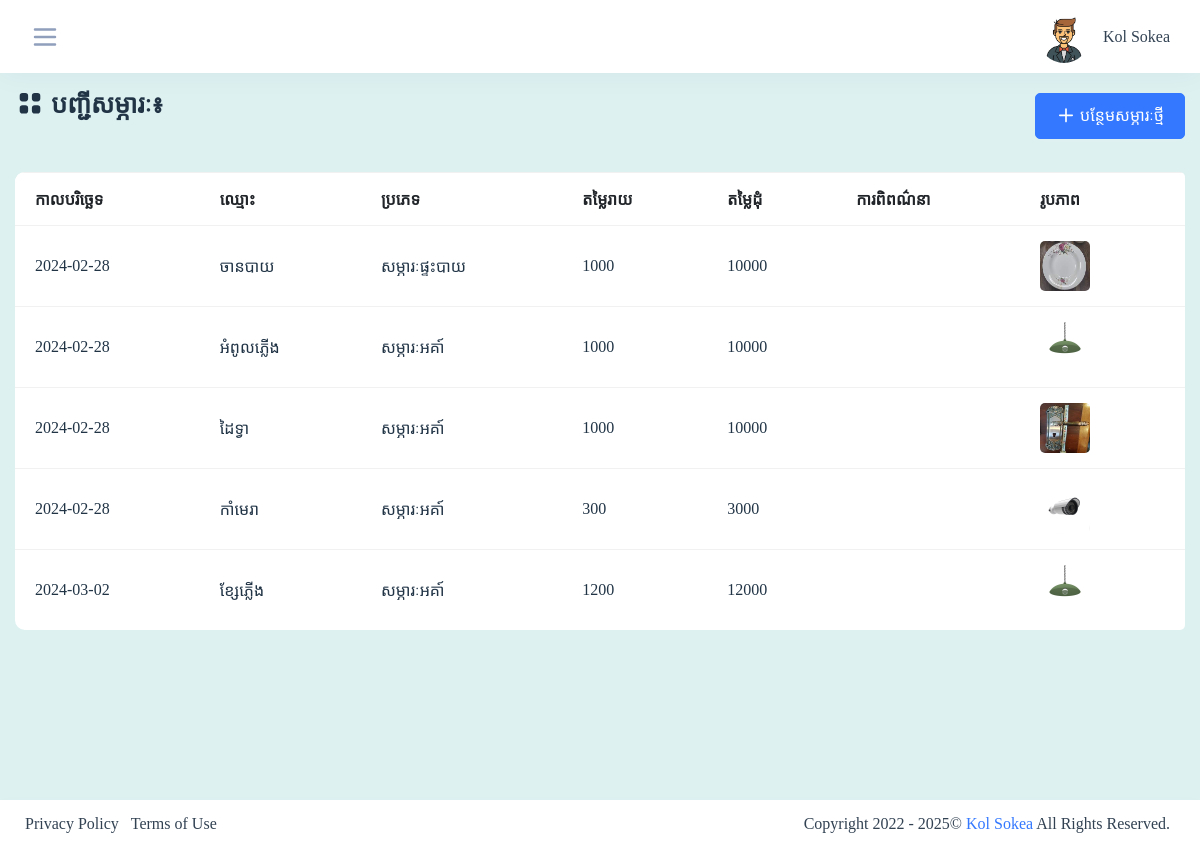
The page /admin/form_item_list.php (signed in) on the database its author committed.
### tables this page shows
CREATE TABLE `tbl_userprofiles` (
  `usf_id` int(5) NOT NULL,
  `usf_us_id` int(5) NOT NULL,
  `usf_firstname` varchar(50) DEFAULT NULL,
  `usf_lastname` varchar(50) DEFAULT NULL,
  `usf_gender` int(5) DEFAULT NULL,
  `usf_dob` date DEFAULT NULL,
  `usf_phone` varchar(50) DEFAULT NULL,
  `usf_image` varchar(50) DEFAULT NULL,
  `usf_address` varchar(50) DEFAULT NULL,
  `usf_created_date` datetime DEFAULT NULL
);

CREATE TABLE `tbl_item` (
  `item_id` int(5) NOT NULL,
  `item_categoryid` int(5) DEFAULT NULL,
  `item_name` varchar(50) DEFAULT NULL,
  `item_code` varchar(50) DEFAULT NULL,
  `item_retailprice` decimal(10,0) NOT NULL,
  `item_wholesaleprice` decimal(10,0) NOT NULL,
  `item_dsc` varchar(255) DEFAULT NULL,
  `item_image` varchar(50) NOT NULL,
  `item_status` tinyint(1) DEFAULT NULL,
  `item_created_date` date DEFAULT NULL
);

CREATE TABLE `tbl_category` (
  `category_id` int(5) NOT NULL,
  `category_name` varchar(50) DEFAULT NULL,
  `category_code` varchar(50) DEFAULT NULL,
  `category_dsc` varchar(255) DEFAULT NULL,
  `category_image` varchar(50) DEFAULT NULL,
  `category_status` tinyint(1) DEFAULT NULL,
  `category_created_date` datetime DEFAULT NULL
);

### admin/form_item_list.php (the view, shortened to what this page needs)
<?php
 include("../config/connection.php");
 include("main_header.php");
?>
<form>
    <div class="container-fluid">
        <div class="row">
            <div class="col-lg-12">
                <div class="d-flex flex-wrap align-items-center justify-content-between mb-4">
                    <div>
                        <h4 class="mb-3">
                        បញ្ជីសម្ភារៈ៖
                        </h4>
                    </div>
                    <a href="form_item_add.php" id="btnAddUser" class="btn btn-primary add-list">
                    <svg xmlns="http://www.w3.org/2000/svg" viewBox="0 2 24 24"  width="20" height="20" fill="none" stroke-width="2" stroke="currentColor" class="w-6 h-6">
                    <path stroke-linecap="round" stroke-linejoin="round" d="M12 4.5v15m7.5-7.5h-15" />
                    </svg>
                    បន្ថែមសម្ភារៈថ្មី
                    </a>
                </div>
            </div>
            <div class="col-lg-12">
                <div class="table-responsive rounded mb-3">
                    <table class="data-table table mb-0 tbl-server-info" style="background-color: White; border-radius: 10px; width: 176vh;">
                        <thead class="bg-white text-uppercase" id="tableIteme">
                            <tr class="" style="background-color: White;">
                                <th>កាលបរិច្ឆេទ</th>
                                <th>ឈ្មោះ</th>
                                <th>ប្រភេទ</th>
                                <th>តម្លៃរាយ</th>
                                <th>តម្លៃដុំ</th>
                                <th>ការពិពណ៌នា</th>
                                <th>រូបភាព</th>
                            </tr>
                        </thead>
                        <tbody class="ligth-body">
                        <?php
                            $query ="SELECT * FROM tbl_item WHERE item_status = 1";
                            $query_run = mysqli_query($conn, $query);
                            if(mysqli_num_rows($query_run) > 0)
                            {
                                foreach($query_run as $row)
                                {
                                ?>
                                 <td><?= $row['item_created_date']; ?></td>
                                 <td><?= $row['item_name']; ?></td>
                                 <?php
                                    $item_categoryid = $row['item_categoryid'];
                                    $query ="SELECT category_name FROM tbl_category WHERE category_id = $item_categoryid";
                                    $query_run = mysqli_query($conn, $query);
                                    if(mysqli_num_rows($query_run) > 0)
                                    {
                                        foreach($query_run as $rows)
                                        {
                                 ?>
                                 <td><?=$rows['category_name'];?></td>
                                 <?php
                                        }
                                    }
                                 ?>
                                 <td><?= $row['item_retailprice']; ?></td>
                                 <td><?= $row['item_wholesaleprice']; ?></td>
                                 <td><?= $row['item_dsc']; ?></td>
                                 <td>
                                    <img src="../assets/images/categorys/<?= $row['item_image']; ?>" class="img-fluid rounded avatar-50 mr-3" alt="image">
                                </td>
                                </div>
                                <?php
                                }
                            }
                        ?>
                </div>
<?php
 include("main_foother.php");
?>
<!DOCTYPE html>
<html lang="en">
<head>
</head>
<body>
</body>
</html>

### admin/main_header.php (shortened to what this page needs)
<?php
include("../config/connection.php");
?>
<!doctype html>
<html lang="en">
  <head>
      <link rel="stylesheet" href="../assets/css/backend-plugin.min.css">
      <link rel="stylesheet" href="../assets/css/backend.css?v=1.0.0">
      <link rel="stylesheet" href="../assets/css/mystyle.css">
    </head>
      <body class="  ">
    <div class="wrapper">
       <div class="iq-top-navbar">
          <div class="iq-navbar-custom">
              <nav class="navbar navbar-expand-lg navbar-light p-0">
                  <div class="side-menu-bt-sidebar">
                      <svg xmlns="http://www.w3.org/2000/svg" class="text-secondary wrapper-menu" width="30" fill="none" viewBox="0 0 24 24" stroke="currentColor">
                      <path stroke-linecap="round" stroke-linejoin="round" stroke-width="2" d="M4 6h16M4 12h16M4 18h16" />
                      </svg>
                  </div>
                  <div class="d-flex align-items-center">
                      <div class="collapse navbar-collapse" id="navbarSupportedContent">
                          <ul class="navbar-nav ml-auto navbar-list align-items-center">
                              <li class="nav-item nav-icon dropdown">
                                  <a href="#" class="nav-item nav-icon dropdown-toggle pr-0 search-toggle" id="dropdownMenuButton" data-toggle="dropdown" aria-haspopup="true" aria-expanded="false" >
                                      <img src="../assets/images/user
                                      <?php
                                        $usfId = $_SESSION['PROFILEID'];
                                        $sql = "SELECT usf_image FROM tbl_userprofiles WHERE usf_us_id = $usfId";
                                            $result = $conn->query($sql);
                                            if ($result) {
                                                $itemInrqs = $result->fetch_assoc();
                                                echo "/".$itemInrqs['usf_image'];
                                            }
                                        ?>
                                      " class="img-fluid avatar-rounded" alt="user">
                                      <span id="user" class="mb-0 ml-2 user-name text-capitalize"><?= $_SESSION['USER']; ?></span>
                                  </a>
                              </li>
                          </ul>
                      </div>
                  </div>
              </nav>
          </div>
      </div>
      <div class="content-page" style="martgin: 0px; padding: 90px 0 0; background-color: #def1f1;">

### admin/main_header.php (style rules this page uses)
body, h4, button, a { font-family: 'Khmer OS System'; }
.btn { font-family: 'Khmer OS System'; }

### rows shown on the page
tbl_userprofiles: usf_image (picture)
tbl_item: item_created_date "2024-02-28", item_name "ចានបាយ", item_retailprice "1000", item_wholesaleprice "10000", item_image (picture)
tbl_category: category_name "សម្ភារៈផ្ទះបាយ"
tbl_item: item_created_date "2024-02-28", item_name "អំពូលភ្លើង", item_retailprice "1000", item_wholesaleprice "10000", item_image (picture)
tbl_category: category_name "សម្ភារៈអគា៍"
tbl_item: item_created_date "2024-02-28", item_name "ដៃទ្វា", item_retailprice "1000", item_wholesaleprice "10000", item_image (picture)
tbl_item: item_created_date "2024-02-28", item_name "កាំមេរា", item_retailprice "300", item_wholesaleprice "3000", item_image (picture)
tbl_item: item_created_date "2024-03-02", item_name "ខ្សែភ្លើង", item_retailprice "1200", item_wholesaleprice "12000", item_image (picture)

### other values the page prints
$_SESSION['USER'] "Kol Sokea"
